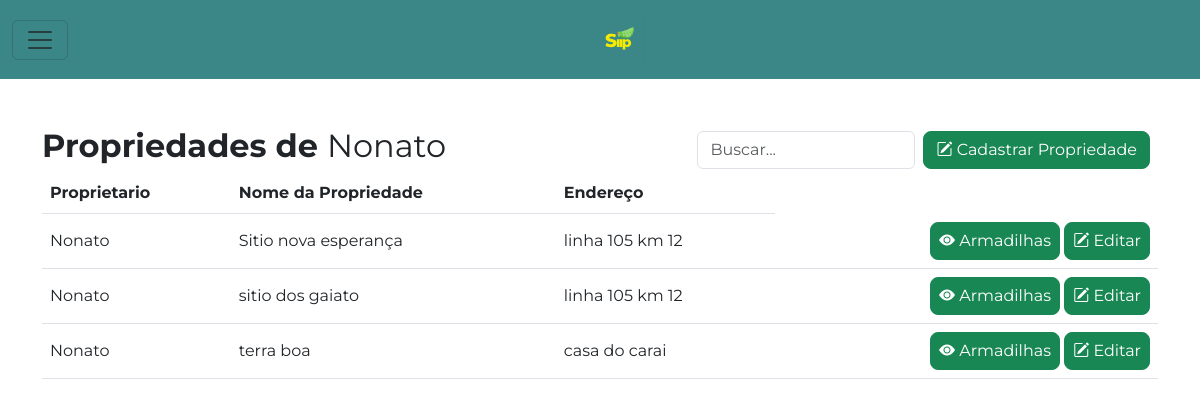
The app's page /proprietarios/propriedades/1/ with its own data.
### inicio/models.py (models this page shows, shortened)
class Proprietario(models.Model):
    nome = models.CharField(max_length=100)
    imagem = models.ImageField(upload_to='proprietarios/', null=True, blank=True)
    numero_telefone = models.CharField(max_length=15)
    email = models.EmailField(unique=True)
    def __str__(self):
        return self.nome

class Propriedade(models.Model):
    proprietario = models.ForeignKey(Proprietario, on_delete=models.CASCADE, related_name='propriedades')
    nome_propriedade = models.CharField(max_length=100)
    endereco = models.CharField(max_length=255)

### propriedades/views.py (the view)
# urls.py: path('propriedades/<int:proprietario_id>/', propriedades, name='propriedades'),
def propriedades(request, proprietario_id):
    proprietario = get_object_or_404(Proprietario, id=proprietario_id)
    propriedades = Propriedade.objects.filter(proprietario=proprietario)
    context = {'proprietario': proprietario, 'propriedades': propriedades}
    return render(request, 'propriedades/propriedades.html', context)

### templates/propriedades/propriedades.html (shortened to what this page needs)
{% extends 'inicio/base.html' %}
{% load static %}
{% block content %}
<div class="container mt-5">
    <div class="d-flex justify-content-between align-items-center">
        <h2 class="fw-bold">Propriedades de
            <span class="fw-normal">{{ proprietario.nome }}</span>
        </h2>
        <div class="d-flex align-items-center">
            <input type="text" class="form-control me-2" placeholder="Buscar...">
            <button type="button" class="btn btn-success me-2 rounded-3 align-self-center flex-shrink-0"
                data-bs-toggle="modal" data-bs-target="#cadastrapropriedade">
                <i class="bi bi-pencil-square"></i> Cadastrar Propriedade
            </button>
        </div>
    </div>
    <table class="table">
        <thead>
            <tr>
                <th scope="col">Proprietario</th>
                <th scope="col">Nome da Propriedade</th>
                <th scope="col">Endereço</th>
            </tr>
        </thead>
        <tbody>
            {% for propriedade in propriedades %}
            <tr>
                <td class="align-middle">{{ propriedade.proprietario }}</td>
                <td class="align-middle">{{ propriedade.nome_propriedade }}</td>
                <td class="align-middle">{{ propriedade.endereco }}</td>
                <td class="text-end align-middle">
                    <a href="{% url 'propriedades' proprietario_id=propriedade.id %}"
                        class="btn btn-success ps-2 pe-2 rounded-3">
                        <i class="bi bi-eye-fill"></i> Armadilhas
                    </a>
                    <button class="btn btn-success ps-2 pe-2 rounded-3"
                        data-bs-target="#editarpropriedade{{ propriedade.id }}" data-bs-toggle="modal">
                        <i class="bi bi-pencil-square"></i> Editar
                    </button>
                </td>
            </tr>
            {% endfor %}
        </tbody>
    </table>
</div>
{% endblock %}

### templates/propriedades/propriedades.html (style rules this page uses)
body { font-family: 'Montserrat', sans-serif; }

### records on screen
Proprietario: nome "Nonato"
Propriedade: proprietario "Nonato", nome_propriedade "Sitio nova esperança", endereco "linha 105 km 12"
Propriedade: proprietario "Nonato", nome_propriedade "sitio dos gaiato", endereco "linha 105 km 12"
Propriedade: proprietario "Nonato", nome_propriedade "terra boa", endereco "casa do carai"
